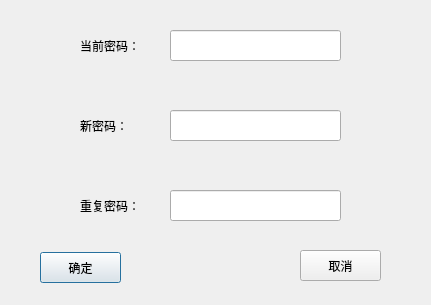
<?xml version="1.0" encoding="UTF-8"?>
<ui version="4.0">
 <class>ChgPsd</class>
 <widget class="QDialog" name="ChgPsd">
  <property name="geometry">
   <rect>
    <x>0</x>
    <y>0</y>
    <width>431</width>
    <height>305</height>
   </rect>
  </property>
  <property name="windowTitle">
   <string>Dialog</string>
  </property>
  <widget class="QPushButton" name="submit">
   <property name="geometry">
    <rect>
     <x>40</x>
     <y>252</y>
     <width>81</width>
     <height>31</height>
    </rect>
   </property>
   <property name="text">
    <string>确定</string>
   </property>
  </widget>
  <widget class="QPushButton" name="cancel">
   <property name="geometry">
    <rect>
     <x>300</x>
     <y>250</y>
     <width>81</width>
     <height>31</height>
    </rect>
   </property>
   <property name="text">
    <string>取消</string>
   </property>
  </widget>
  <widget class="QLineEdit" name="psd">
   <property name="geometry">
    <rect>
     <x>170</x>
     <y>110</y>
     <width>171</width>
     <height>31</height>
    </rect>
   </property>
   <property name="echoMode">
    <enum>QLineEdit::Password</enum>
   </property>
  </widget>
  <widget class="QLineEdit" name="repsd">
   <property name="geometry">
    <rect>
     <x>170</x>
     <y>190</y>
     <width>171</width>
     <height>31</height>
    </rect>
   </property>
   <property name="echoMode">
    <enum>QLineEdit::Password</enum>
   </property>
  </widget>
  <widget class="QLabel" name="label">
   <property name="geometry">
    <rect>
     <x>80</x>
     <y>110</y>
     <width>71</width>
     <height>31</height>
    </rect>
   </property>
   <property name="layoutDirection">
    <enum>Qt::LeftToRight</enum>
   </property>
   <property name="text">
    <string>新密码：</string>
   </property>
  </widget>
  <widget class="QLabel" name="label_2">
   <property name="geometry">
    <rect>
     <x>80</x>
     <y>190</y>
     <width>71</width>
     <height>31</height>
    </rect>
   </property>
   <property name="text">
    <string>重复密码：</string>
   </property>
  </widget>
  <widget class="ErrorLabel" name="newerr">
   <property name="geometry">
    <rect>
     <x>170</x>
     <y>150</y>
     <width>171</width>
     <height>31</height>
    </rect>
   </property>
   <property name="layoutDirection">
    <enum>Qt::LeftToRight</enum>
   </property>
   <property name="text">
    <string/>
   </property>
  </widget>
  <widget class="ErrorLabel" name="nowerr">
   <property name="geometry">
    <rect>
     <x>170</x>
     <y>70</y>
     <width>171</width>
     <height>31</height>
    </rect>
   </property>
   <property name="layoutDirection">
    <enum>Qt::LeftToRight</enum>
   </property>
   <property name="text">
    <string/>
   </property>
  </widget>
  <widget class="QLabel" name="label_3">
   <property name="geometry">
    <rect>
     <x>80</x>
     <y>30</y>
     <width>71</width>
     <height>31</height>
    </rect>
   </property>
   <property name="layoutDirection">
    <enum>Qt::LeftToRight</enum>
   </property>
   <property name="text">
    <string>当前密码：</string>
   </property>
  </widget>
  <widget class="QLineEdit" name="nowpsd">
   <property name="geometry">
    <rect>
     <x>170</x>
     <y>30</y>
     <width>171</width>
     <height>31</height>
    </rect>
   </property>
   <property name="echoMode">
    <enum>QLineEdit::Password</enum>
   </property>
  </widget>
 </widget>
 <customwidgets>
  <customwidget>
   <class>ErrorLabel</class>
   <extends>QLabel</extends>
   <header location="global">errorlabel.h</header>
  </customwidget>
 </customwidgets>
 <tabstops>
  <tabstop>nowpsd</tabstop>
  <tabstop>psd</tabstop>
  <tabstop>repsd</tabstop>
  <tabstop>submit</tabstop>
  <tabstop>cancel</tabstop>
 </tabstops>
 <resources/>
 <connections/>
</ui>
